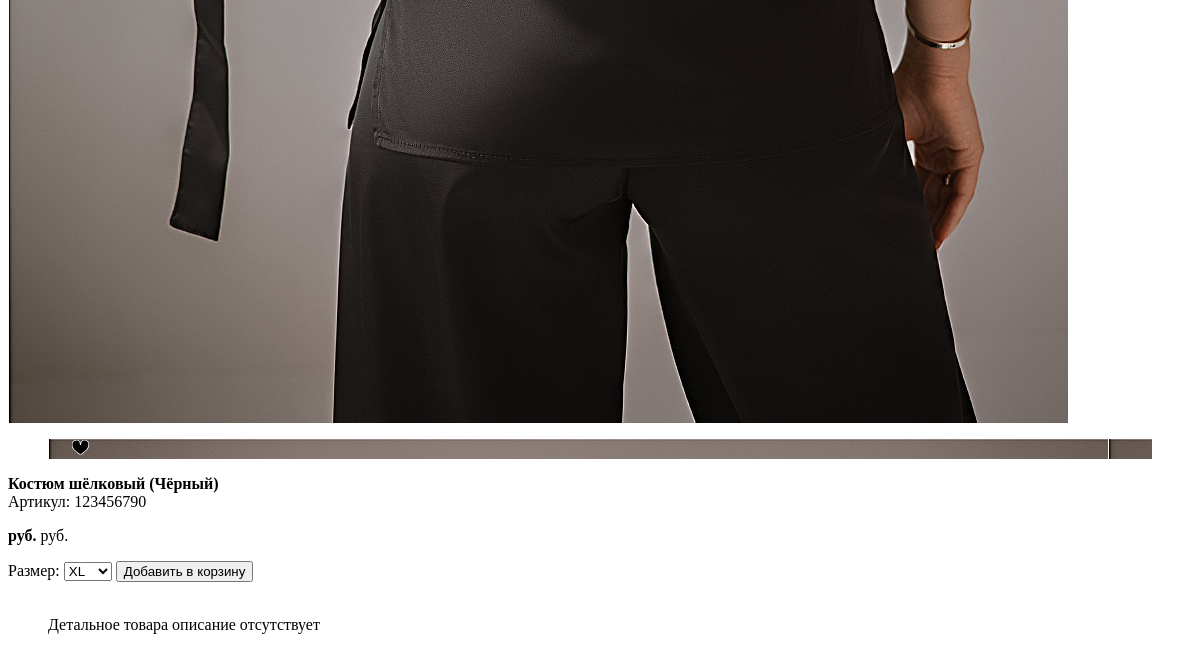
Page /lms/product/123456790/ (lower part) on the earlier database version.
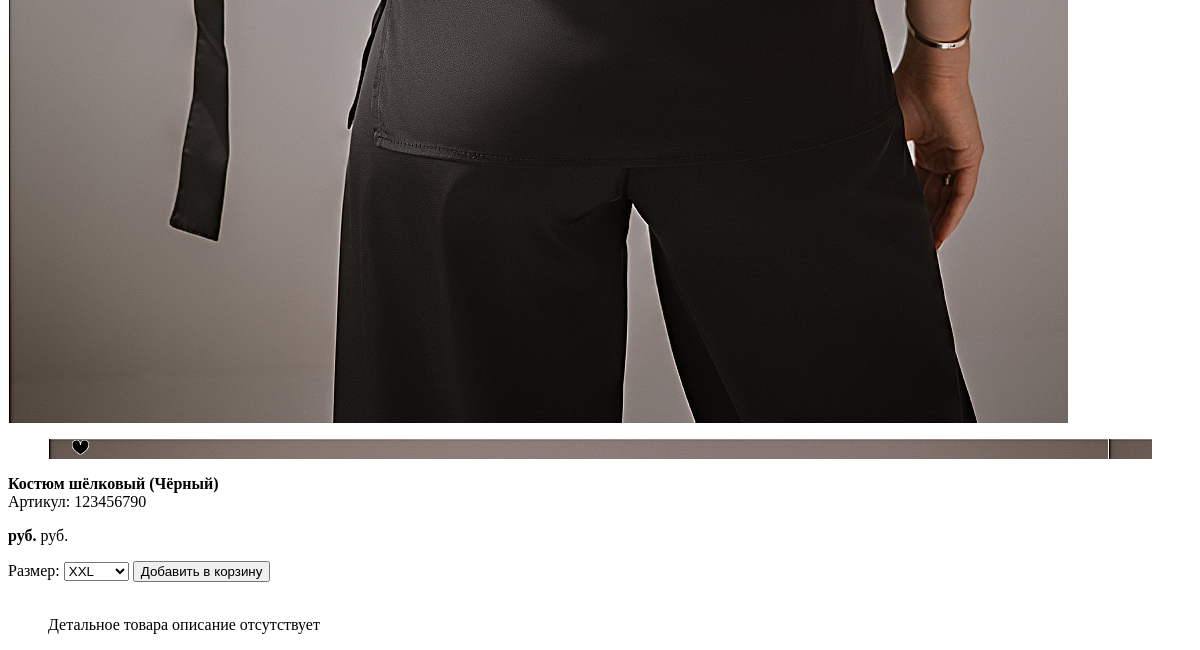
Same page on the later database version.
### lms/models.py (models this page shows, shortened)
class DbItem(models.Model):
    created_at = models.DateTimeField(auto_now_add=True)
    updated_at = models.DateTimeField(auto_now=True)
    class Meta:
        abstract: bool = True

class AvailableSize(DbItem):
    size = models.CharField(                                                                    # размер
        max_length=30,
        validators=[Tunable.validate_size]
    )
    quantity = models.BigIntegerField()                                                         # количество в наличии
    product = models.ForeignKey(Product, related_name="sizes", on_delete=models.CASCADE)        # товар
    class Meta:
        ordering = ["size"]
        constraints = [models.UniqueConstraint(
            fields=["size", "product_id"],
            name="unique_size_per_product"
        )]

### lms/views.py (the view)
# urls.py: path('product/<slug:slug>/', ProductView.as_view(), name='product_details'),
class ProductView(DetailView):
    model = Product
    template_name = 'lms/pcard.html'
    def get_context_data(self, **kwargs):
        context = super().get_context_data(**kwargs)
        favorites = CustomerInfo(self.request).favorites
        return context | {
            'favorites': favorites,
        }

### customerinfo/customerinfo.py (called while the page is built)
    def _get_or_create_item(self, key, builder, save=False):
        try:
            result = self._info[key]
        except KeyError:
            result = self._info[key] = builder()
            if save:
                self.save()
        return result

    def _get_or_create_favorites(self):
        return self._get_or_create_item("favorites", list)

    @property
    def favorites(self):
        return set(self._get_or_create_favorites())

### lms/models.py (called while the page is built)
    @property
    def primary_image(self):
        query = self.images.filter(primary=True)
        return query.first() if query.exists() else None

    @property
    def in_stock(self):
        return self.sizes.filter(quantity__gt=0).exists()

    @property
    def novelty(self):
        return (datetime.now().date() - self.published_at.date()).days < 30 if self.published_at else False

    @property
    def variants(self):
        return {size.id: size.size for size in self.sizes.filter(quantity__gt=0).all()}

### lms/templates/lms/pcard.html
{% include "lms/include/product-card-type-B.html" %}

### lms/templates/lms/include/selector.html
<select id="{{selector_id}}">
    {% for value,title in variants.items %}
    <option value="{{value}}">{{title}}</option>
    {% endfor %}
</select>

Differences in the rows shown:
no longer on this page (row edited): AvailableSize: size "XL"
now on this page (row unchanged): AvailableSize: size "XXL"
